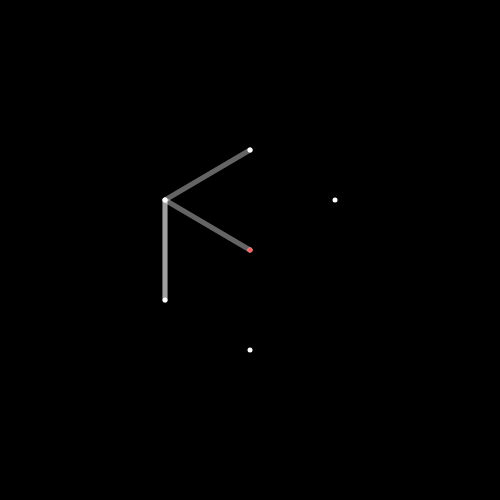
Frame 1 (no input)
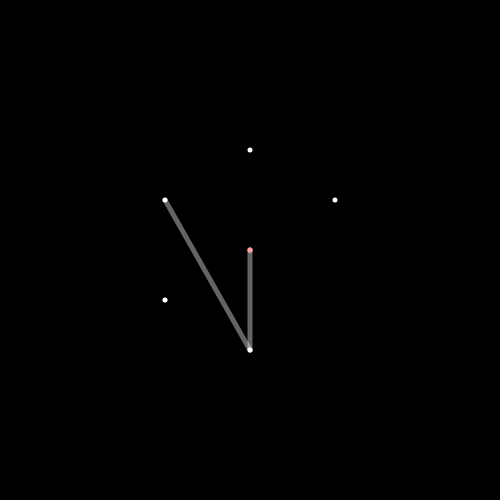
Frame 60 (no input)
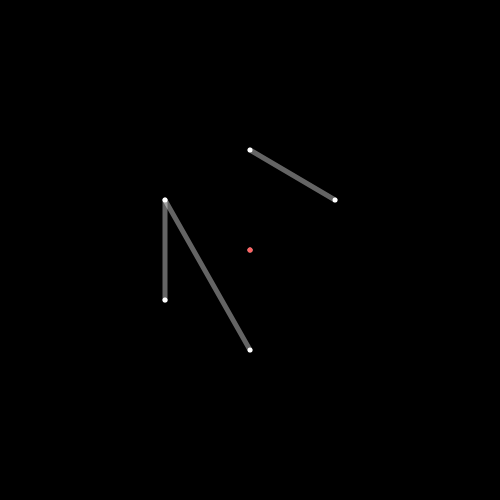
Frame 120 (the mouse pressed at the canvas centre since frame 60)

The p5.js sketch that drew these frames (run headless with seeded random() and noise() and a simulated clock; from frame 60 on, the mouse is pressed at the canvas centre):

// p5.js sketch
// ── sketch.js
//shift+OPTION F 
//flashbak.com
let points = [];
let lineEnd = 0;
let lineStart = 0;

function setup() {
  createCanvas(500, 500);

  points = [
    createVector(0, 0),
    createVector(0, -100),
    createVector(-85, 50),
    createVector(0, 100),
    createVector(-85, -50),
    createVector(85, -50)
  ];
}

function draw() {
  background(0);
  translate(width / 2, height / 2);
  stroke(255);
  strokeWeight(5);


  for (let i = 0; i < points.length; i++) {
    point(points[i].x, points[i].y);
  }
  stroke(255, 0, 0);
  line(points[lineStart].x, points[lineStart].y,
       points[lineEnd].x, points[lineEnd].y);

 
  let lineAmount = floor(random(1, 9));
  stroke(255, 100);
  for (let i = 0; i < lineAmount; i++) {
    let start = floor(random(points.length));
    let end = floor(random(points.length));
    line(points[start].x, points[start].y,
         points[end].x, points[end].y);
  }
}

function mousePressed() {
  lineStart = floor(random(points.length));
  lineEnd = floor(random(points.length));
}
